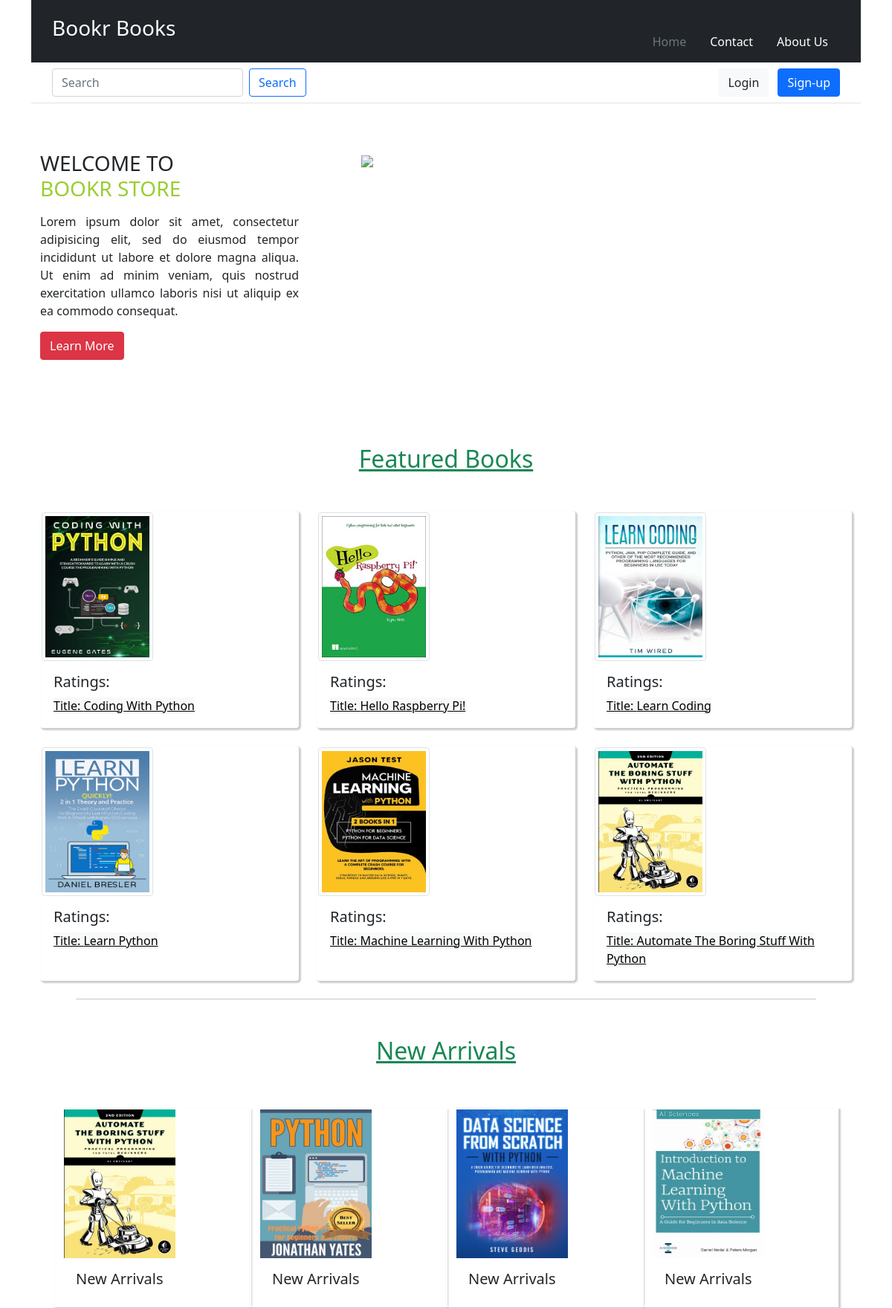
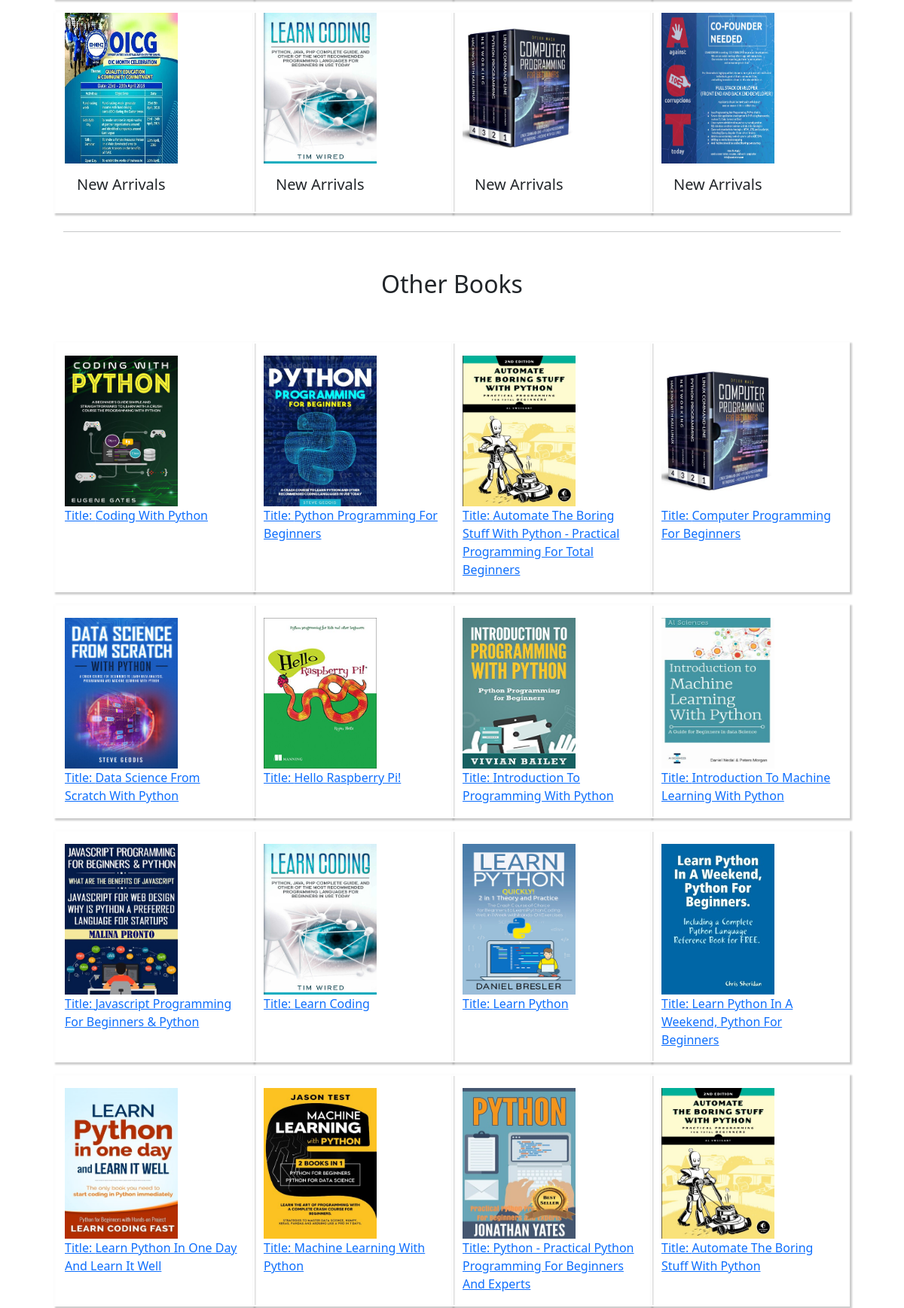
The page / (upper part) on the database its author committed (2 pictures, top to bottom).
### reviews/models.py (models this page shows, shortened)
class Book(models.Model):
    title = models.CharField(
        max_length=100, help_text="The title of the book.")
    publication_date = models.DateField(
        verbose_name="Date the book was published.")
    isbn = models.CharField(max_length=20, verbose_name="ISBN number of the book.")
    cover = models.ImageField(upload_to='covers/',null=True)
    file_field = models.FileField(upload_to="files/",null=True,blank=True)
    publisher = models.ForeignKey(Publisher, on_delete=models.CASCADE)
    contributors = models.ManyToManyField('Contributor', through="BookContributor")
    featured = models.BooleanField(default=False)
    uploader = models.ForeignKey(User,on_delete=models.CASCADE, default='',null=True)
    date_uploaded = models.DateField(auto_now_add=True, null= True)

### reviews/views.py (the view)
# urls.py: path('',views.index,name="index"),
def index(request):
        book = Book.objects.all()
        contributor = Contributor.objects.all()
        featured = Book.objects.filter(featured = True)
        new_arrivals = Book.objects.order_by('-publication_date')[:8]
        blog = Blog.objects.all()
        context = {
            'book':book,
            'featured':featured,
            'new_arrivals':new_arrivals,
            'blog':blog
        }
        return render(request, "reviews/index.html",context)

### reviews/templates/reviews/index.html (shortened to what this page needs)
{% extends 'reviews/base.html' %}
{% load static %}
        {% block contents %}
        <div class="container">
<div class="section py-5">
<div class="row">
<div class="col-lg-4 col-sm-4">
<h3>WELCOME TO<p class="pstore">BOOKR STORE</p></h3>
<p class="lorem"> Lorem ipsum dolor sit amet, consectetur adipisicing elit, sed do eiusmod tempor incididunt ut labore et dolore magna aliqua. Ut enim ad minim veniam, quis nostrud exercitation ullamco laboris nisi ut aliquip ex ea commodo consequat.
<p><a class="btn btn-danger">Learn More</a></p>
</p>
</div>
<div class="col-lg-8 col-sm-8">
<img src="https://www.instamojo.com/blog/wp-content/uploads/2020/11/books-online-2-1.png" style="
width: 80%;
margin-left: 60px;" class="img-fluid"/>
</div>
</div>
</div>
      <div class="featured">
<h2 class="text-center cat-heading text-decoration-underline text-success">Featured Books</h2>
<div class="card-group">
  <div class="row row-cols-1 row-cols-md-3 g-4">
    {% for books in featured %}
    <div class="col">
      <div class="card h-100" style="border:2px solid #fefefe;box-shadow: 2px 2px 2px 1px rgba(0, 0, 0, 0.2);">
        <img style="width:150px;height:200px" class="img-thumbnail images-library" src="{{ books.cover.url }}" alt=" {{books.title}} ">
        <div class="card-body">
          <h5 class="card-title">Ratings: </h5>
       <a class="bnt btn-light" href="{% url 'details' books.id %}">Title: {{books.title|title}}</a><br>
        </div>
      </div>
    </div>
    {% endfor %}
</div>
      </div>
     <div class="m-4"> <hr class="m-4"></div>
      <div class="arrivals">
        <h2 class="text-center cat-heading text-decoration-underline text-success">New Arrivals</h2>
        <div class="row">
            {% for books in new_arrivals %}
        <div class="col-lg-3 col-md-3 my-2" style="border:2px solid #fefefe;box-shadow: 2px 2px 2px 1px rgba(0, 0, 0, 0.2);">
            <img style="width:150px;height:200px;align:center" class="img-fluid images-library" src="{{ books.cover.url }}" alt=" {{books.title}} ">
            <div class="card-body">
                <h5 class="">New Arrivals</h5>
        </div>
        </div>
        {% endfor %}
              </div>
      <hr>
<h2 class="text-center cat-heading"> Other Books</h2>
        <div class="row">
            {% for books in book %}
            <div class="col-lg-3 col-md-3 my-2 py-3"  style="border:2px solid #fefefe;box-shadow: 2px 2px 2px 1px rgba(0, 0, 0, 0.2);">
         <img style="width:150px;height:200px" class="img-fluid" src="{{ books.cover.url }}" alt=" {{books.title}} ">
         <div class="body">
            <a  href="{% url 'details' books.id %}">Title: {{books.title|title}}</a><br>
         </div>
       </div>
    <br>
    {% endfor %}
</div>
   {% endblock contents %}

### static/reviews/css/index.css (style rules this page uses)
.pstore { color:#9acd32; text-transform: uppercase; }
.cat-heading { margin:50px; }
.arrivals { margin:30px; }
.lorem { text-align: justify }
.images-library { width:150px !important; height:200px !important; }

### rows shown on the page
Book: cover (picture), title "Coding With Python"
Book: cover (picture), title "Hello Raspberry Pi!"
Book: cover (picture), title "Learn Coding"
Book: cover (picture), title "Learn Python"
Book: cover (picture), title "Machine Learning With Python"
Book: cover (picture), title "Automate The Boring Stuff With Python"
Book: cover (picture), title "Python - Practical Python Programming For Beginners And Experts"
Book: cover (picture), title "Data Science From Scratch With Python"
Book: cover (picture), title "Introduction To Machine Learning With Python"
Book: cover (picture)
Book: cover (picture), title "Computer Programming For Beginners"
Book: cover (picture)
Book: cover (picture), title "Python Programming For Beginners"
Book: cover (picture), title "Automate The Boring Stuff With Python - Practical Programming For Total Beginners"
Book: cover (picture), title "Introduction To Programming With Python"
Book: cover (picture), title "Javascript Programming For Beginners & Python"
Book: cover (picture), title "Learn Python In A Weekend, Python For Beginners"
Book: cover (picture), title "Learn Python In One Day And Learn It Well"
